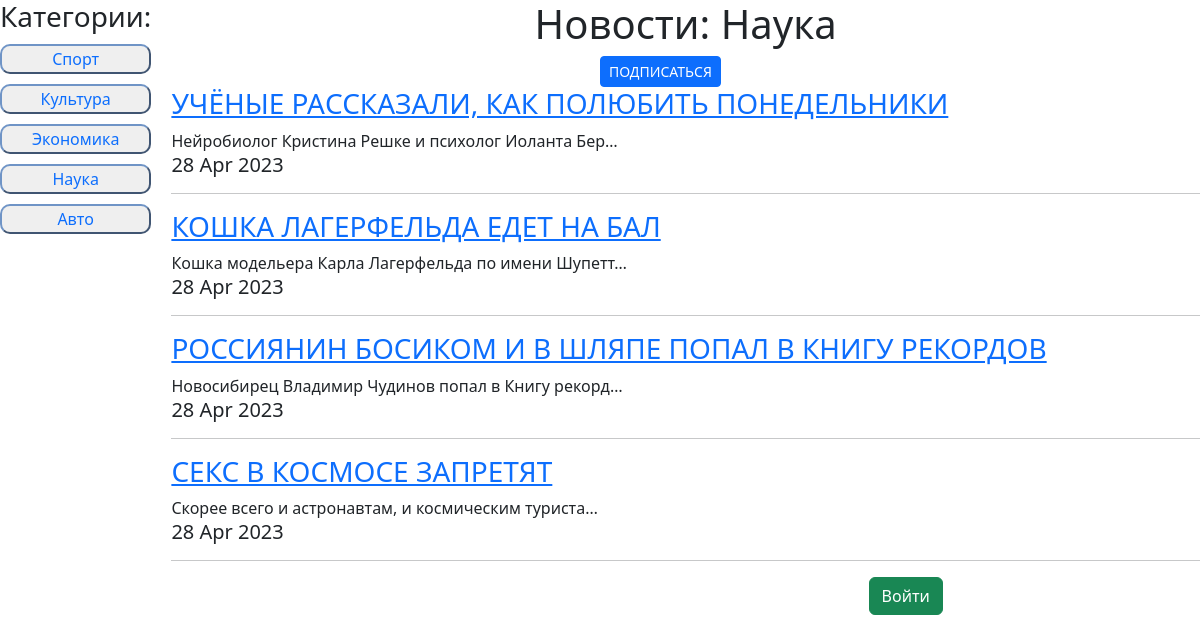
The app's page /news/category/4/ with its own data.
### news/models.py (models this page shows, shortened)
class Category(models.Model):
	new_category = models.CharField(max_length = 100, unique = True)
	def __str__(self):
		return f'{self.new_category}'

class Post(models.Model):
	POST_TYPE = [('AR', 'Статья'), ('NW', 'Новость')]
	author = models.ForeignKey(Author, on_delete = models.CASCADE)
	post_type = models.CharField(max_length = 2, choices = POST_TYPE, default = 'AR')
	time_create = models.DateTimeField(auto_now_add = True)
	title = models.CharField(max_length = 255)
	text = models.TextField()
	rating = models.IntegerField(default = 0)
	categories = models.ManyToManyField(Category, through='PostCategory')

### news/views.py (the view)
# urls.py: path('', PostsList.as_view(), name=''),
class PostsList(ListView):
    model = Post
    template_name ='news.html'
    context_object_name = 'news'
    paginate_by = 10
    def get_queryset(self):
        if len(self.kwargs):
            category = Category.objects.get(id=self.kwargs['category_id'])
            queryset = Post.objects.filter(categories=category).order_by('-time_create')
        else:
            queryset = Post.objects.order_by('-time_create')
        return queryset
    def get_context_data(self, **kwargs):
        user = self.request.user
        context = super().get_context_data(**kwargs)
        context['is_author'] = user.groups.filter(name = 'Authors').exists()
        context['categories'] = Category.objects.all()
        if len(self.kwargs):
            context['category_name'] = Category.objects.get(id=self.kwargs['category_id'])
            if user.is_authenticated:
                context['user_subsсribed'] = user.subscribers_set.filter(news_category__new_category=context['category_name'])
        return context

### news/templatetags/custom_filters.py (called while the page is built)
@register.filter(name='censor')
def censor(text):
    bad_words = ('Теперь', 'нового', 'вышло')
    for word in bad_words:
        if word in text:
            text = text.replace(word, '*****')
    return text

### news/templates/news.html (shortened to what this page needs)
{% extends 'default.html' %}
{% load custom_filters %}
{% load static %}
{% block css %}
    <link href="{% static '/news/style.css' %}" rel="stylesheet">
    <link href="{% static '/bootstrap/bootstrap.min.css' %}" rel="stylesheet">
{% endblock css %}
{% block content %}
    <div class="conteiner">
        <div class="item sidebar">
            <h3>Категории:</h3>
            <ul>
                {% for category in categories %}
            <li><button id="category_buttons">
                <a class="a_cat_filter" href="{% url 'category_filter' category.id %}">{{ category }}</a>
            </button></li>
                {% endfor %}
            </ul>
        </div>
    <div class="item content">
    {% if not category_name %}
        <h1 id="count_cat_news">Новости по всем категориям</h1>
    {% else %}
        <h1 id="count_cat_news">Новости: {{ category_name }}</h1>
        <div class="d-grid gap-2 col-2 mx-auto">
            {% if not user_subsсribed %}
                <a href="{% url 'subscribe' %}?category_name={{ category_name }}"><button type="button" class="btn btn-primary btn-sm">ПОДПИСАТЬСЯ</button></a>
            {% else %}
                <button type="button" class="btn btn-primary btn-sm">ВЫ ПОДПИСАНЫ</button>
            {% endif %}
        </div>
    {% endif %}
{% for onenews in news%}
    <a href="{% url 'post_detail' onenews.id %}"><h3>{{onenews.title|censor}}</h3></a>
    {{onenews.text|truncatechars:50|censor}}
    <h5>{{onenews.time_create|date:'d M Y'}}</h5>
<hr>
{% endfor %}
    <div style="width: 50%; margin: 10px 25% 50px 25%">
        {% if user.is_authenticated %}
                <a href="{% url 'logout' %}" style="float: right; text-decoration: none"><button type="button" style="float: right" class="btn btn-success">Выйти</button></a>
        {% else %}
                <a href="/accounts/login/?next=/"><button style="float: right" class="btn btn-success">Войти</button></a>
        {% endif %}
    </div>
    </div>
    </div>
{% endblock content %}

### static/news/style.css (style rules this page uses)
.conteiner { grid-template-areas: 'sidebar content'; display: grid; grid-template-columns: 1fr 8fr; grid-column-gap: 20px; }
.sidebar { grid-area: sidebar; text-align: center; list-style-type: none; }
.content { grid-area: content; }
ul { display: contents; }
#category_buttons { width: 100%; border-radius: 10px; border-color: #6f94c6; }
.a_cat_filter { text-decoration: none; }
li { margin-top: 10px; }
#count_cat_news { text-align: center; }

### records on screen
Category: new_category "Спорт"
Category: new_category "Культура"
Category: new_category "Экономика"
Category: new_category "Наука"
Category: new_category "Авто"
Post: title|censor "УЧЁНЫЕ РАССКАЗАЛИ, КАК ПОЛЮБИТЬ ПОНЕДЕЛЬНИКИ", text|censor "Нейробиолог Кристина Решке и психолог Иоланта Бер…", time_create "28 Apr 2023"
Post: title|censor "КОШКА ЛАГЕРФЕЛЬДА ЕДЕТ НА БАЛ", text|censor "Кошка модельера Карла Лагерфельда по имени Шупетт…", time_create "28 Apr 2023"
Post: title|censor "РОССИЯНИН БОСИКОМ И В ШЛЯПЕ ПОПАЛ В КНИГУ РЕКОРДОВ", text|censor "Новосибирец Владимир Чудинов попал в Книгу рекорд…", time_create "28 Apr 2023"
Post: title|censor "СЕКС В КОСМОСЕ ЗАПРЕТЯТ", text|censor "Скорее всего и астронавтам, и космическим туриста…", time_create "28 Apr 2023"
